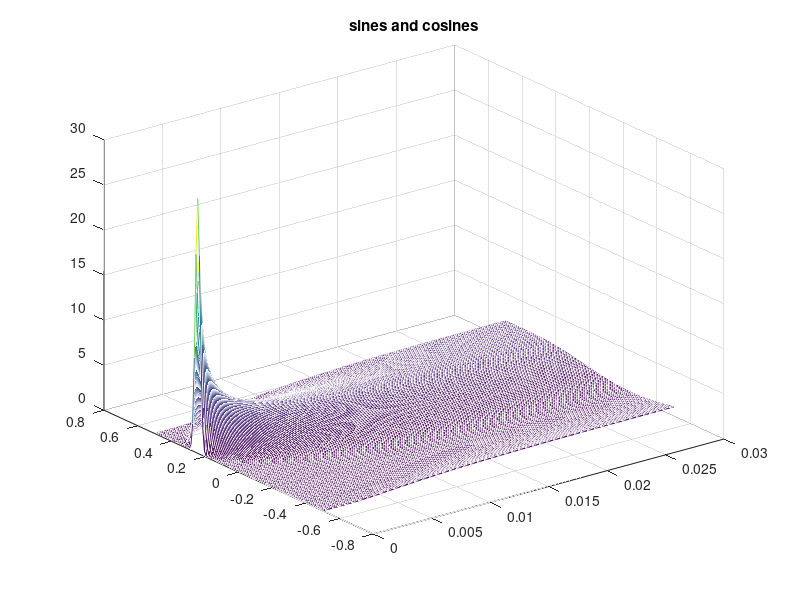

The MATLAB script that drew this image:
if 0
% 1D diffusion equation
kappa=1;
L=1;
t=[1e-4:1e-4:.03];
x=[-(1/2)*L:0.01:(1/2)*L];
% Method of images
sig=sqrt(2*kappa*t); %definition of sigma
TG=zeros(length(x),length(t));
nimag=10;
Timag=zeros([size(TG) nimag+1]);
%%central gaussian
%first dimension is x and teh second is t
Timag(:,:,1)=(ones(length(x),1)*(1./sig)).*exp(-(x'-L/4).^2*(1./sig.^2)/2)/sqrt(2*pi);
%(ones(length(x),1)*(1./sig)) is a matrix of size (x,t)
for ii=1:nimag                                                               
	Timag(:,:,ii+1)=Timag(:,:,ii)+(ones(length(x),1)*(1./sig))...
	.*exp(-(x-(L/4)-ii*L)'.^2*((1./sig.^2)/2))/sqrt(2*pi)+(ones(length(x),1)*(1./sig))...
	.*exp(-(x-(-L/4+ii*L))'.^2*((1./sig.^2)/2))/sqrt(2*pi);
end
%figure(1)
mesh(t,x,Timag(:,:,nimag));
title('maxs way');
end

%if 0
% 1D diffusion equation
% analytical solution
kappa=1;
L=1;
t=[1e-4:1e-4:.03];
x=[-(1/2)*L:0.01:(1/2)*L];
% Method of images
sig=sqrt(2*kappa*t); %definition of sigma
TG=zeros(length(x),length(t));
nimag=10;
Timag=zeros([size(TG) nimag+1]);
%%central gaussian
%first dimension is x and teh second is t
Timag(:,:,1)=(ones(length(x),1)*(1./sig)).*exp(-(x'-L/4).^2*(1./sig.^2)/2)/sqrt(2*pi);
%(ones(length(x),1)*(1./sig)) is a matrix of size (x,t)
for ii=1:nimag                                                               
	Timag(:,:,ii+1)=Timag(:,:,ii)+(ones(length(x),1)*(1./sig))...
	.*exp(-(x+(tan((ii*pi)/2)+cos((ii*pi)/2))*(L*(2*ii-1)/4))'.^2*((1./sig.^2)/2))...
		/sqrt(2*pi)+(ones(length(x),1)*(1./sig))...
	.*exp(-(x-(tan((ii*pi)/2)+cos((ii*pi)/2))*(L*(2*ii-1)/4))'.^2*((1./sig.^2)/2))...
		/sqrt(2*pi);
end
mesh(t,x,Timag(:,:,nimag));
title('sines and cosines');
%end

